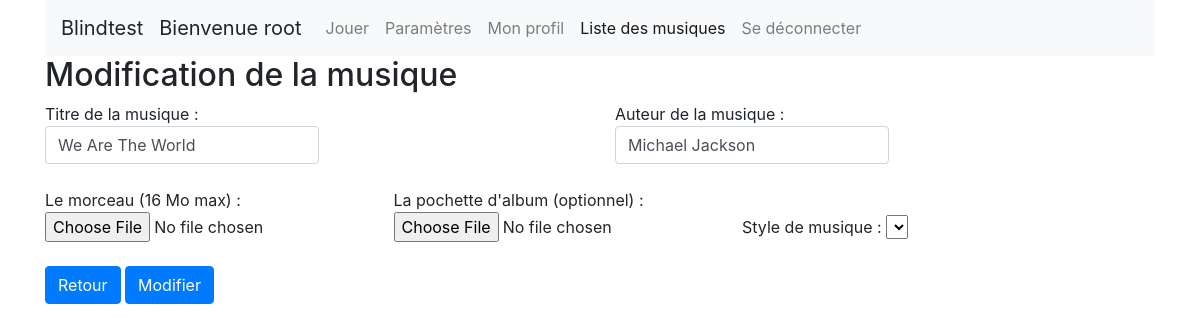
The app's page /modify_music.php?music_id=5 (signed in), older data.
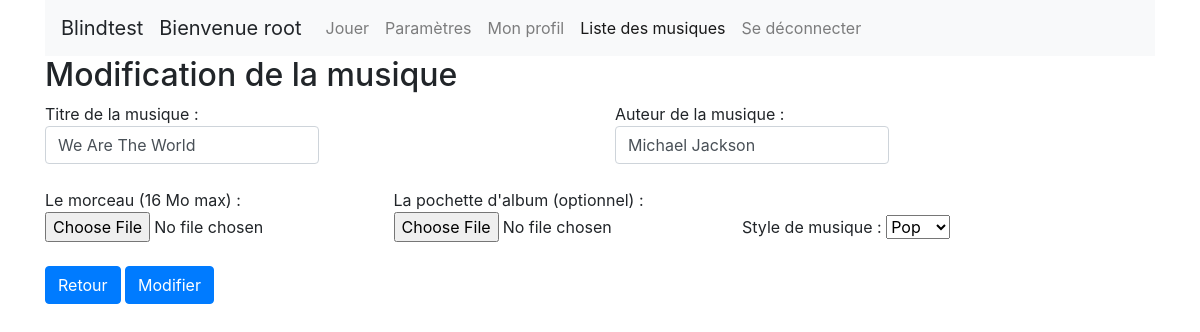
The same page, newer data.
### tables this page shows
CREATE TABLE IF NOT EXISTS `music` (
  `music_id` int(11) NOT NULL AUTO_INCREMENT,
  `music_title` varchar(50) NOT NULL,
  `music_author` varchar(50) NOT NULL,
  `music_file` text,
  `music_cover` text,
  PRIMARY KEY (`music_id`),
  UNIQUE KEY `music_title` (`music_title`)
);

CREATE TABLE IF NOT EXISTS `blindtest_possesses` (
  `music_style_id` int(11) NOT NULL,
  `music_id` int(11) NOT NULL,
  PRIMARY KEY (`music_style_id`,`music_id`),
  KEY `blindtest_possesses_music0_FK` (`music_id`)
);

CREATE TABLE IF NOT EXISTS `music_style` (
  `music_style_id` int(11) NOT NULL AUTO_INCREMENT,
  `music_style` varchar(50) NOT NULL,
  PRIMARY KEY (`music_style_id`)
);

### dao/connectionBase.php (called while the page is built)
<?php
function pdo() {
    static $dbc = null;
    if ($dbc == null) {
        try {
            $dbc = new PDO('mysql:host=' . DB_HOST . ';dbname=' . DB_NAME, DB_USER, DB_PASSWORD,
                    array(PDO::MYSQL_ATTR_INIT_COMMAND => "SET NAMES utf8",
                PDO::ATTR_PERSISTENT => true));
        } catch (Exception $e) {
            echo 'Error: ' . $e->getMessage() . '<br />';
            echo 'N°: ' . $e->getCode() . '<br />';
            die('Could not connect to MySql');
        }
    }
    return $dbc;
}

### dao/dao.php (called while the page is built, shortened)
<?php
require_once './dao/connectionBase.php';
function Get_user_data($nickname) {
    $sql = "SELECT * FROM `users` WHERE `user_nickname` = :nickname";
    $query = pdo()->prepare($sql);
    $query->bindParam(':nickname', $nickname, PDO::PARAM_STR);
    $query->execute();
    return $query->fetch(PDO::FETCH_ASSOC);
}
function Get_music_style() {
    $sql = "SELECT * FROM `music_style`";
    $query = pdo()->prepare($sql);
    $query->execute();
    return $query->fetchAll(PDO::FETCH_ASSOC);
}
function Get_music_style_by_music_id($music_id) {
    $sql = "SELECT `music_style_id` FROM `blindtest_possesses` WHERE `music_id` = :music_id";
    $query = pdo()->prepare($sql);
    $query->bindParam(':music_id', $music_id, PDO::PARAM_INT);
    $query->execute();
    return $query->fetch(PDO::FETCH_ASSOC)['music_style_id'];
}
function Get_music($music_id) {
    $sql = "SELECT * FROM `music` WHERE `music_id` = :music_id";
    $query = pdo()->prepare($sql);
    $query->bindParam(':music_id', $music_id, PDO::PARAM_INT);
    $query->execute();
    return $query->fetch(PDO::FETCH_ASSOC);
}

### modify_music.php (the view, shortened to what this page needs)
<?php
require_once './dao/dao.php';
$nickname = $_SESSION['user_nickname'];
$userData = Get_user_data($nickname);
$crud = TRUE;
$music_id = filter_input(INPUT_GET, 'music_id', FILTER_VALIDATE_INT);
$music = Get_music($music_id);
$all_music_style = Get_music_style();
$musics_style = Get_music_style_by_music_id($music_id);
?>
<!DOCTYPE html>
<html>
    <head>
        <?php require_once './css/css_js.php'; ?>
    </head>
    <body>
        <div class="container">
            <?php require_once './navbar.php'; ?>
            <h2>Modification de la musique</h2>
            <form method="post" action="" enctype="multipart/form-data">
                <div class="form-group">
                    <div class="row">
                        <div class="col">
                            <label>
                                Titre de la musique :
                                <input type="text" name="music_title" class="form-control" value="<?= $music['music_title']; ?>">
                            </label>
                        </div>
                        <div class="col">
                            <label>
                                Auteur de la musique :
                                <input name="music_author" class="form-control" value="<?= $music['music_author']; ?>">
                            </label>
                        </div>
                    </div>
                </div>
                <div class="form-group">
                    <label>
                        Le morceau (16 Mo max) : <input class="form-control-file" name="song" type="file" accept="audio/*">
                    </label>
                    <label>
                        La pochette d'album (optionnel) : <input class="form-control-file" name="cover" type="file" accept="image/*">
                    </label>
                    <label>
                        Style de musique :
                        <select name="music_style">
                            <?php foreach ($all_music_style as $value_music_style): ?>
                                <option
                                <?php if ($value_music_style['music_style_id'] == $musics_style): ?>
                                        selected="" <?php endif; ?> value="
                                    <?= $value_music_style['music_style_id']; ?>">
                                        <?= $value_music_style['music_style']; ?>
                                </option>
                            <?php endforeach; ?>
                        </select>
                    </label>
                </div>
                <a class="btn btn-primary" href="crud_option.php">Retour</a>
                <input class="btn btn-primary" name="modify_music" type="submit" value="Modifier"/>
            </form>
        </div>
    </body>
</html>

### css/css_js.php (shortened to what this page needs)
<link rel = "stylesheet" href = "css/bootstrap.css">

### navbar.php (shortened to what this page needs)
<nav class="navbar navbar-expand-lg navbar-light bg-light">
    <a class="navbar-brand">Blindtest</a>
    <?php if (!empty($nickname)): ?>
        <div class="collapse navbar-collapse" id="navbarNav">
            <ul class="navbar-nav">
                <li class="nav-item">
                    <a class="navbar-brand">Bienvenue <?= $nickname; ?></a>
                </li>
                <li class="nav-item">
                    <?php if (!empty($play)): ?>
                        <a class="nav-link active" href="#">Jouer</a>
                    <?php else: ?>
                        <a class="nav-link" href="play.php">Jouer</a>
                    <?php endif; ?>
                </li>
                <li class="nav-item">
                    <?php if (!empty($param)): ?>
                        <a class="nav-link active" href="#">Paramètres</a>
                    <?php else: ?>
                        <a class="nav-link" href="param.php">Paramètres</a>
                    <?php endif; ?>
                </li>
                <li class="nav-item">
                    <?php if (!empty($profile)): ?>
                        <a class="nav-link active" href="#">Mon profil</a>
                    <?php else: ?>
                        <a class="nav-link" href="profile.php">Mon profil</a>
                    <?php endif; ?>
                </li>
                <?php if ($userData['user_status'] == 1): ?>
                    <li class="nav-item">
                        <?php if (!empty($crud)): ?>
                            <a class="nav-link active" href="#">Liste des musiques</a>
                        <?php else: ?>
                            <a class="nav-link" href="crud_option.php">Liste des musiques</a>
                        <?php endif; ?>
                    </li>
                <?php endif; ?>
                <li class="nav-item">
                    <a class="nav-link" href="logout.php">Se déconnecter</a>
                </li>
            </ul>
        </div>
    <?php endif; ?>
</nav>

Row changes from the older to the newer data that the page shows:
added blindtest_possesses: music_style "Pop"
